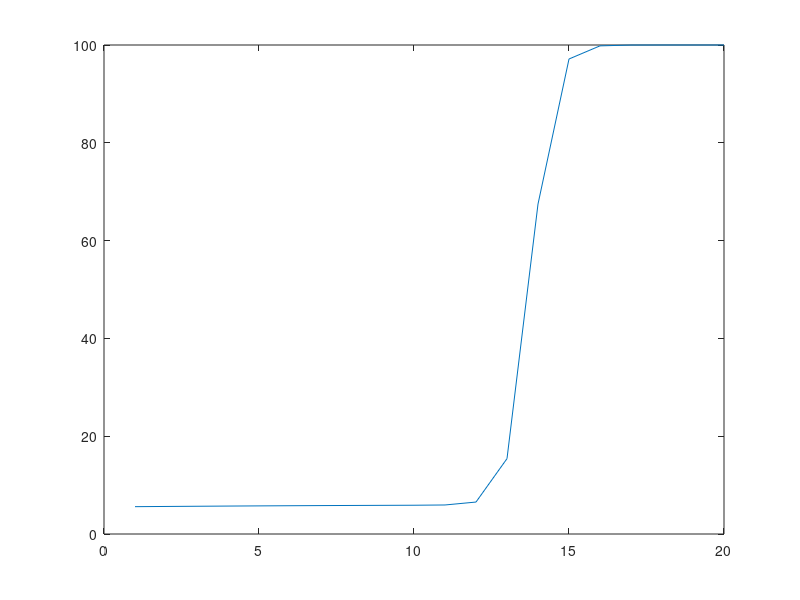

MATLAB code for this plot:
#
function solve_a2_5()

  x0 = 11/2;
  x1 = 61/11;
  x = zeros(1, 0);

  for iter = 1 : 20
    x2 = 111 - (1130 - 3000/x0) / x1;
    x0 = x1;
    x1 = x2;
    x = [x(1,:), x2];
  endfor

  plot(x);

endfunction
